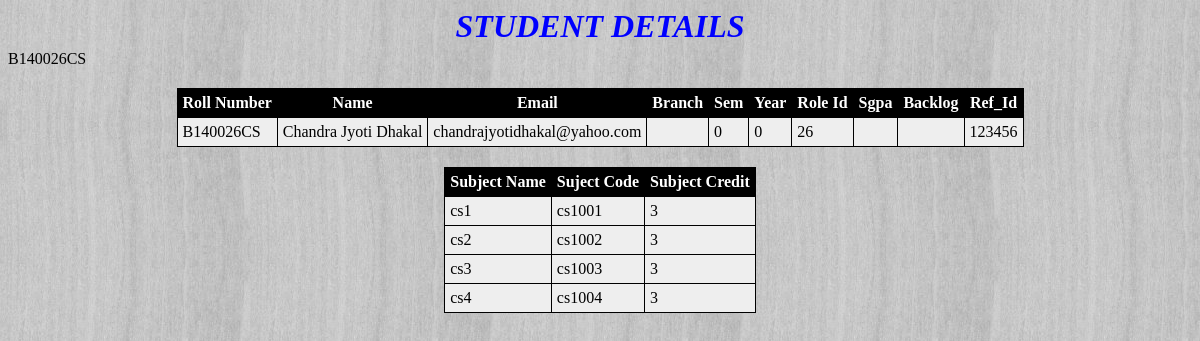
/dump/details.php?roll=B140026CS, run on the app's committed database.
### tables this page shows
CREATE TABLE `register` (
  `name` varchar(50) NOT NULL,
  `email` varchar(50) NOT NULL,
  `roll` varchar(50) NOT NULL,
  `sem` int(50) NOT NULL,
  `gred` varchar(200) NOT NULL,
  `nwschl` varchar(200) NOT NULL,
  `schl` varchar(200) NOT NULL,
  `year` int(50) NOT NULL,
  `roleid` varchar(200) NOT NULL,
  `refid` int(50) NOT NULL
);

CREATE TABLE `sub` (
  `roll` varchar(50) NOT NULL,
  `subname` varchar(50) NOT NULL,
  `subcode` varchar(50) NOT NULL,
  `credit` int(50) NOT NULL
);

### dump/details.php (the view, shortened to what this page needs)
<?php
$servername = "localhost";
$username = "root";
$password = "";
$dbname = "interschooltransferdb";
$conn = new mysqli($servername, $username, $password, $dbname);
?>
<center><h1>STUDENT DETAILS</h1></center>
</head>
<body bgcolor="pink">
<?php
$roll = $_GET['roll'];
echo $roll;
$sql = "SELECT * FROM register WHERE register.roll='$roll'";
$result = $conn->query($sql);
if ($result->num_rows > 0) {
	 echo "<table><tr><th>Roll Number</th><th>Name</th><th>Email</th><th>Branch</th><th>Sem</th><th>Year</th><th>Role Id</th><th>Sgpa</th><th>Backlog</th><th>Ref_Id</th></tr>";
     if($row = $result->fetch_assoc()) {
         echo "<tr><td>" . $row["roll"]. "</td><td> " . $row["name"]. "</td><td> " . $row["email"]. "</td><td> " . $row["branch"]. "</td><td> " . $row["sem"]. "</td><td> " . $row["year"]. "</td><td> " . $row["roleid"]. "</td><td> " . $row["sgpa"]. "</td><td> " . $row["backlog"]. "</td><td> " . $row["refid"]. "</td></tr>";
     }
     echo "</table>";
} else {
     echo "0 results";
}
$sql = "SELECT * FROM sub WHERE sub.roll='$roll'";
$result = $conn->query($sql);
if ($result->num_rows > 0) {
	 echo "<table><tr><th>Subject Name</th><th>Suject Code</th><th>Subject Credit</th></tr>";
     while($row = $result->fetch_assoc()) {
         echo "<tr><td> " . $row["subname"]. "</td><td> " . $row["subcode"]. "</td><td> " . $row["credit"]. "</td></tr>";
     }
     echo "</table>";
} else {
     echo "0 results";
       }
?>
</body>
</html>

### dump/details.php (style rules this page uses)
body { background: transparent url(background.jpg) repeat; }
h1 { color:blue; font-weight: bold; font-style:italic; //position:absolute; margin:5px auto 5px auto; }
table { //position:absolute; border: 5px; margin:20px auto 20px auto; background-color:#eee; border-collapse:collapse; //top:200px; //left:200px; //width:900px; }
th { background-color:#000; color:white; }
table, td, th { padding:5px; border:1px solid #000; }

### data on the page
register: roll "B140026CS", name "Chandra Jyoti Dhakal", email "chandrajyotidhakal@yahoo.com", sem "0", year "0", roleid "26", refid "123456"
sub: subname "cs1", subcode "cs1001", credit "3"
sub: subname "cs2", subcode "cs1002", credit "3"
sub: subname "cs3", subcode "cs1003", credit "3"
sub: subname "cs4", subcode "cs1004", credit "3"

### other printed values
$roll "B140026CS"
